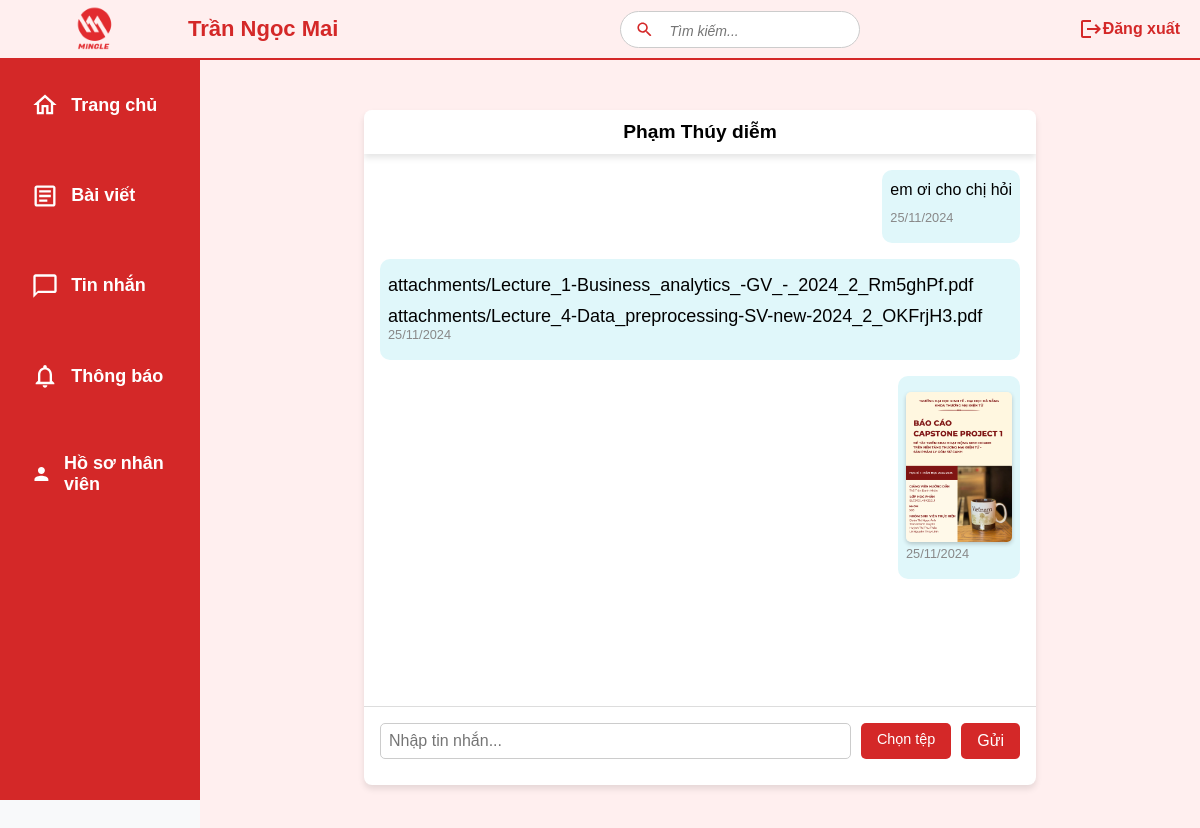
/messages/user/6/ (signed in), run on the app's committed database.
### mxh/models.py (models this page shows, shortened)
class Message(models.Model):
    TEXT = 'text'
    IMAGE = 'image'
    VIDEO = 'video'
    FILE = 'file'
    MESSAGE_TYPE_CHOICES = [
        (TEXT, 'Text'),
        (IMAGE, 'Image'),
        (VIDEO, 'Video'),
        (FILE, 'File'),
    ]
    text = models.TextField(blank=True, null=True)  # Nội dung tin nhắn (nếu là văn bản)
    sender = models.ForeignKey(User, on_delete=models.CASCADE, related_name='sent_messages')  # Người gửi
    group = models.ForeignKey(Group, null=True, blank=True, on_delete=models.CASCADE, related_name='messages')  # Nhóm gửi tin nhắn (nếu có)
    recipient = models.ForeignKey(User, null=True, blank=True, on_delete=models.CASCADE, related_name='received_messages')  # Người nhận (nếu là tin nhắn cá nhân)
    created_at = models.DateTimeField(auto_now_add=True)  # Thời gian gửi tin nhắn
    message_type = models.CharField(max_length=10, choices=MESSAGE_TYPE_CHOICES, default=TEXT)  # Loại tin nhắn

class Attachment(models.Model):
    message = models.ForeignKey(Message, on_delete=models.CASCADE, related_name='attachments')
    file = models.FileField(upload_to='attachments/')  # Tệp đính kèm
    file_type = models.CharField(max_length=50)  # Loại tệp (ví dụ: image/jpeg, application/pdf)
    uploaded_at = models.DateTimeField(auto_now_add=True)

### mxh/views.py (the view, shortened to what this page needs)
# urls.py: path('messages/user/<int:user_id>/', user_chat_view, name='user_chat'),
@never_cache
@login_required
def user_chat_view(request, user_id):
   target_user = get_object_or_404(User, id=user_id)
   if target_user == request.user:
       return HttpResponseForbidden("Bạn không thể chat với chính mình.")
   messages = Message.objects.filter((Q(sender=request.user, recipient=target_user) | Q(sender=target_user, recipient=request.user))).select_related('sender', 'recipient').prefetch_related('attachments').order_by('created_at')
   for message in messages:
       message.time_display = (
           message.created_at.strftime("%d/%m/%Y")
           if (now() - message.created_at).days > 2
           else f"{(now() - message.created_at).days} ngày trước"
           if (now() - message.created_at).days >= 1
           else f"{(now() - message.created_at).seconds // 3600} giờ trước"
           if (now() - message.created_at).seconds >= 3600
           else f"{(now() - message.created_at).seconds // 60} phút trước"
           if (now() - message.created_at).seconds >= 60
           else "Vừa xong"
       )
   return render(request, 'user_chat.html', {'user': target_user, 'messages': messages})

### mxh/templates/user_chat.html (shortened to what this page needs)
{% extends 'base.html' %}
{% block content %}
<div class="chat-container">
    <div class="chat-header">
        {{ user.first_name }} {{ user.last_name }}
    </div>
    <ul class="message-list">
        {% for message in messages %}
        <li class="message-item {% if message.sender.username == request.user.username %}sent{% else %}received{% endif %}">
            <div class="message-text">{{ message.text }}</div>
            <div class="message-attachment">
                {% for attachment in message.attachments.all %}
                <div>
                    {% if attachment.file_type == 'image' %}
                    <img src="{{ attachment.file.url }}" alt="{{ attachment.file.name }}">
                    {% else %}
                    <a href="{{ attachment.file.url }}">{{ attachment.file.name }}</a>
                    {% endif %}
                </div>
                {% endfor %}
            </div>
          <div class="message-timestamp">
            {{ message.time_display }}
        </div>
        </li>
        {% endfor %}
    </ul>
    <form method="POST" enctype="multipart/form-data" class="message-form" id="message-form">
        <textarea name="text" id="message-text" placeholder="Nhập tin nhắn..." rows="1"></textarea>
        <label for="file-upload">Chọn tệp</label>
        <button type="submit">Gửi</button>
    </form>
</div>
{% endblock %}

### templates/base.html (shortened to what this page needs)
<!DOCTYPE html>
{% load static %}
<html lang="vi">
<head>
   <link href="https://cdnjs.cloudflare.com/ajax/libs/font-awesome/6.5.1/css/all.min.css" rel="stylesheet">
</head>
<body>
   <nav class="sidebar">
       <a href="{% url 'home' %}" class="nav-item">
           <svg viewBox="0 0 24 24" fill="currentColor">
               <path d="M12 5.69l5 4.5V18h-2v-6H9v6H7v-7.81l5-4.5M12 3L2 12h3v8h6v-6h2v6h6v-8h3L12 3z"/>
           </svg>
           Trang chủ
       </a>
       <a href="{% url 'post' %}" class="nav-item">
           <svg viewBox="0 0 24 24" fill="currentColor">
               <path d="M19 5v14H5V5h14m0-2H5c-1.1 0-2 .9-2 2v14c0 1.1.9 2 2 2h14c1.1 0 2-.9 2-2V5c0-1.1-.9-2-2-2z"/>
               <path d="M14 17H7v-2h7v2zm3-4H7v-2h10v2zm0-4H7V7h10v2z"/>
           </svg>
           Bài viết
       </a>
       <a href="{% url 'message_list' %}" class="nav-item">
           <svg viewBox="0 0 24 24" fill="currentColor">
               <path d="M20 2H4c-1.1 0-2 .9-2 2v18l4-4h14c1.1 0 2-.9 2-2V4c0-1.1-.9-2-2-2zm0 14H6l-2 2V4h16v12z"/>
           </svg>
           Tin nhắn
       </a>
       <a href="{% url 'notification_list' %}" class="nav-item">
           <svg viewBox="0 0 24 24" fill="currentColor">
               <path d="M12 22c1.1 0 2-.9 2-2h-4c0 1.1.9 2 2 2zm6-6v-5c0-3.07-1.63-5.64-4.5-6.32V4c0-.83-.67-1.5-1.5-1.5s-1.5.67-1.5 1.5v.68C7.64 5.36 6 7.92 6 11v5l-2 2v1h16v-1l-2-2zm-2 1H8v-6c0-2.48 1.51-4.5 4-4.5s4 2.02 4 4.5v6z"/>
           </svg>
           Thông báo
       </a>
       <a href="{% url 'employee_list' %}" class="nav-item">
           <svg viewBox="0 0 24 24" fill="currentColor">
               <path d="M12 12c2.21 0 4-1.79 4-4s-1.79-4-4-4-4 1.79-4 4 1.79 4 4 4zm0 2c-2.67 0-8 1.34-8 4v2h16v-2c0-2.66-5.33-4-8-4z"/>
           </svg>
           Hồ sơ nhân viên
       </a>
   </nav>
   <div class="header">
       <div class="logo">
           <img src="{% static 'mxh/logo-mingle.png' %}" />
       </div>
       <div class="name">
           <a href="{% url 'account_settings' %}">
               <span><strong>{{ request.user.first_name }} {{ request.user.last_name }}</strong></span>
           </a>
       </div>
       <div class="search-container">
           <form action="{% url 'search' %}" method="get">
           <svg viewBox="0 0 20 20" fill="currentColor" class="search-icon">
               <path d="M15.5 14h-.79l-.28-.27C15.41 12.59 16 11.11 16 9.5 16 5.91 13.09 3 9.5 3S3 5.91 3 9.5 5.91 16 9.5 16c1.61 0 3.09-.59 4.23-1.57l.27.28v.79l5 4.99L20.49 19l-4.99-5zm-6 0C7.01 14 5 11.99 5 9.5S7.01 5 9.5 5 14 7.01 14 9.5 11.99 14 9.5 14z"/>
           </svg>
           <input type="text" name="q" placeholder="Tìm kiếm...">
           </form>
       </div>
       <div class="logout-container">
           <a href="{% url 'logout' %}" class="nav-item-header">
               <svg width="24" height="24" viewBox="0 0 24 24" fill="currentColor">
                   <path d="M17 7l-1.41 1.41L18.17 11H8v2h10.17l-2.58 2.58L17 17l5-5zM4 5h8V3H4c-1.1 0-2 .9-2 2v14c0 1.1.9 2 2 2h8v-2H4V5z"/>
               </svg>
               <div class="text"><strong>Đăng xuất</strong></div>
           </a>
       </div>
   </div>
   <main class="main-content">
       {% block content %} {% endblock %}
   </main>
</body>
</html>

### data on the page
Message: text "em ơi cho chị hỏi", time_display "25/11/2024"
Message: time_display "25/11/2024"
Attachment: file.name "attachments/Lecture_1-Business_analytics_-GV_-_2024_2_Rm5ghPf.pdf"
Attachment: file.name "attachments/Lecture_4-Data_preprocessing-SV-new-2024_2_OKFrjH3.pdf"
Message: time_display "25/11/2024"
Attachment: file (picture)

### other printed values
{{ request.user.first_name }} "Trần"
{{ request.user.last_name }} "Ngọc Mai"
{{ user.first_name }} "Phạm"
{{ user.last_name }} "Thúy diễm"
